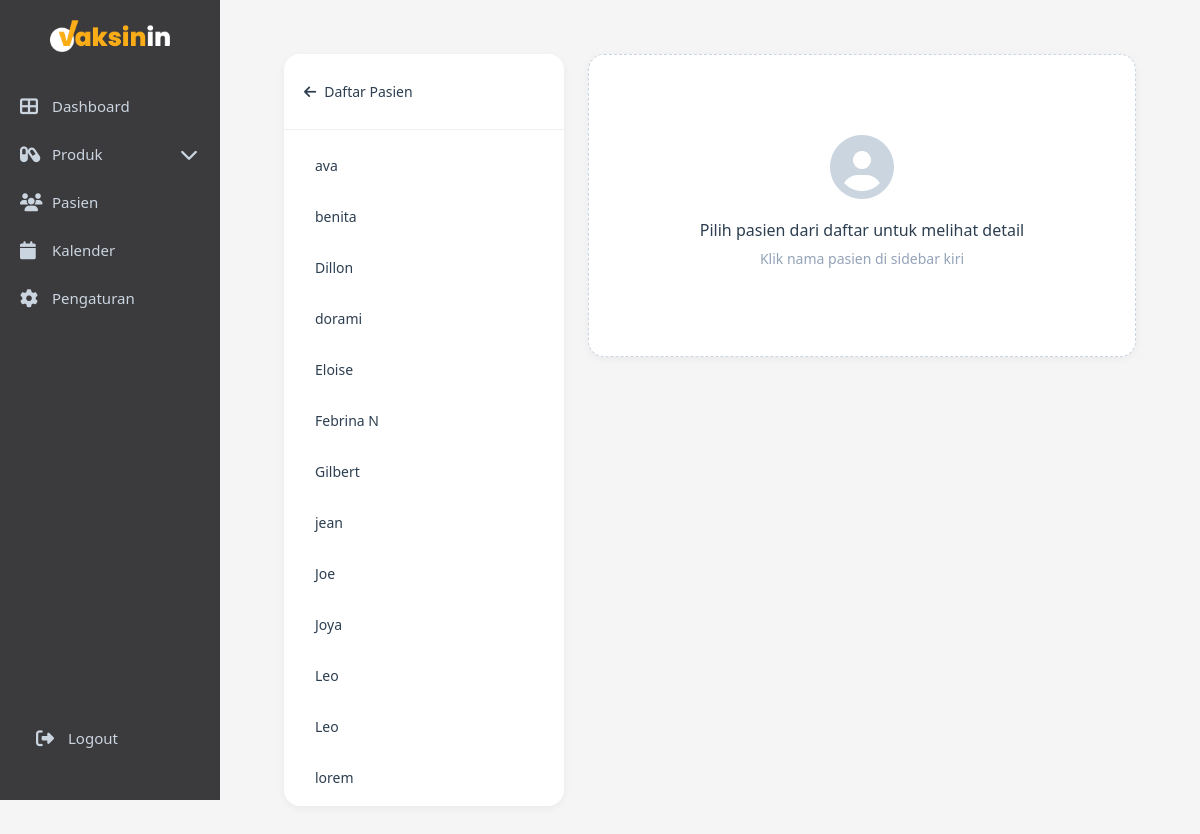
The page /admin/patient_detail.php on the database as committed earlier.
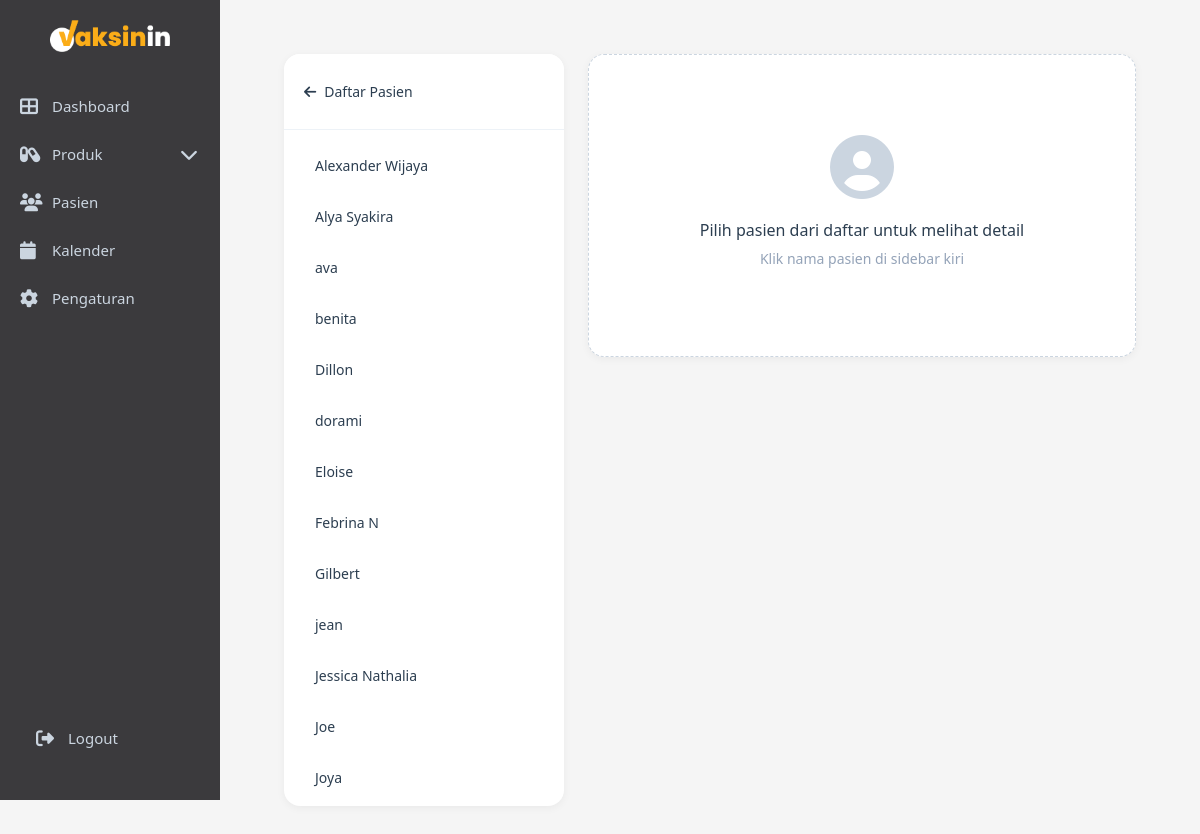
The same page on the database as committed later.
### tables this page shows
CREATE TABLE `patients` (
  `id` int NOT NULL,
  `no_rekam_medis` varchar(20) NOT NULL,
  `nama_lengkap` varchar(100) NOT NULL,
  `nama_panggilan` varchar(50) DEFAULT NULL,
  `tanggal_lahir` date NOT NULL,
  `usia` int DEFAULT NULL,
  `kategori_usia` enum('Anak','Dewasa') NOT NULL,
  `jenis_kelamin` enum('L','P') NOT NULL,
  `nik` varchar(16) DEFAULT NULL,
  `paspor` varchar(20) DEFAULT NULL,
  `kebangsaan` varchar(50) DEFAULT 'Indonesia',
  `pekerjaan` varchar(100) DEFAULT NULL,
  `nama_wali` varchar(100) DEFAULT NULL,
  `riwayat_alergi` text,
  `riwayat_penyakit` text,
  `riwayat_obat` text,
  `pelayanan` varchar(50) NOT NULL,
  `created_at` timestamp NOT NULL DEFAULT CURRENT_TIMESTAMP,
  `updated_at` timestamp NOT NULL DEFAULT CURRENT_TIMESTAMP ON UPDATE CURRENT_TIMESTAMP
);

### admin/patient_detail.php (the view, shortened to what the changed rows need)
<?php
include "../config.php";
$patient_id = isset($_GET['id']) ? intval($_GET['id']) : 0;
$query_all_patients = "SELECT id, nama_lengkap FROM patients ORDER BY nama_lengkap ASC";
$result_all_patients = mysqli_query($conn, $query_all_patients);
?>
<!DOCTYPE html>
<html lang="id">
<head>
    <link rel="stylesheet" href="css/admin.css">
    <link rel="stylesheet" href="css/patient_detail.css">
    <link rel="stylesheet" href="css/sidebar-toggle.css">
    <link rel="stylesheet" href="https://cdnjs.cloudflare.com/ajax/libs/font-awesome/6.4.0/css/all.min.css">
</head>
<body>
    <div class="main-content">
        <div class="patient-detail-container">
            <div class="patient-list-sidebar">
                <div class="patient-list">
                    <?php while ($patient = mysqli_fetch_assoc($result_all_patients)): ?>
                        <a href="?id=<?= $patient['id'] ?>"
                           class="patient-item <?= $patient['id'] == $patient_id ? 'active' : '' ?>">
                            <?= htmlspecialchars($patient['nama_lengkap']) ?>
                        </a>
                    <?php endwhile; ?>
                </div>
            </div>
        </div>
    </div>
</body>
</html>

Rows that differ between the two databases and show on the page:
no longer on this page (row unchanged): patients: nama_lengkap "Leo"
no longer on this page (row unchanged): patients: nama_lengkap "Leo"
no longer on this page (row unchanged): patients: nama_lengkap "lorem"
added patients: nama_lengkap "Alexander Wijaya"
added patients: nama_lengkap "Alya Syakira"
added patients: nama_lengkap "Jessica Nathalia"
